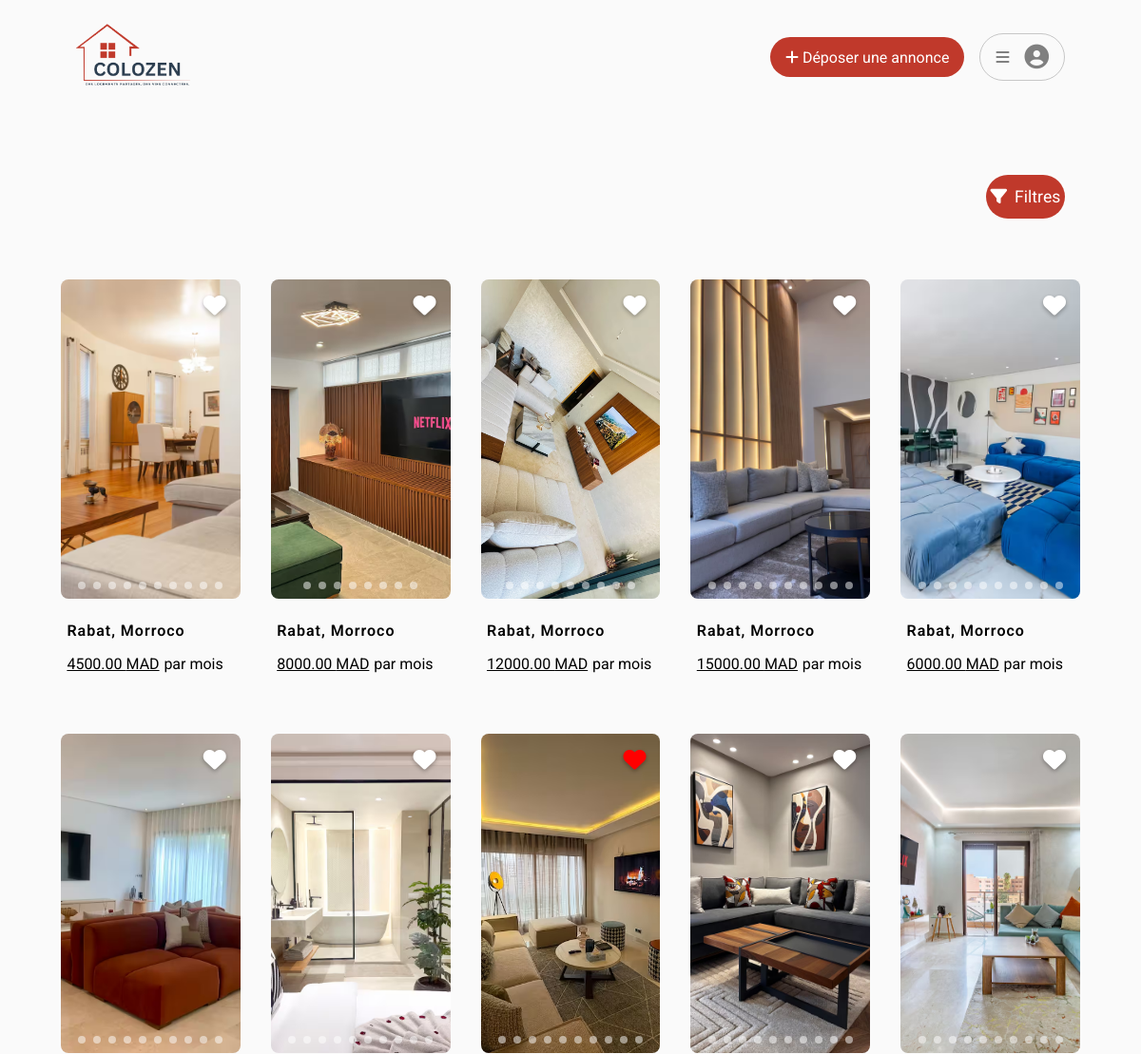
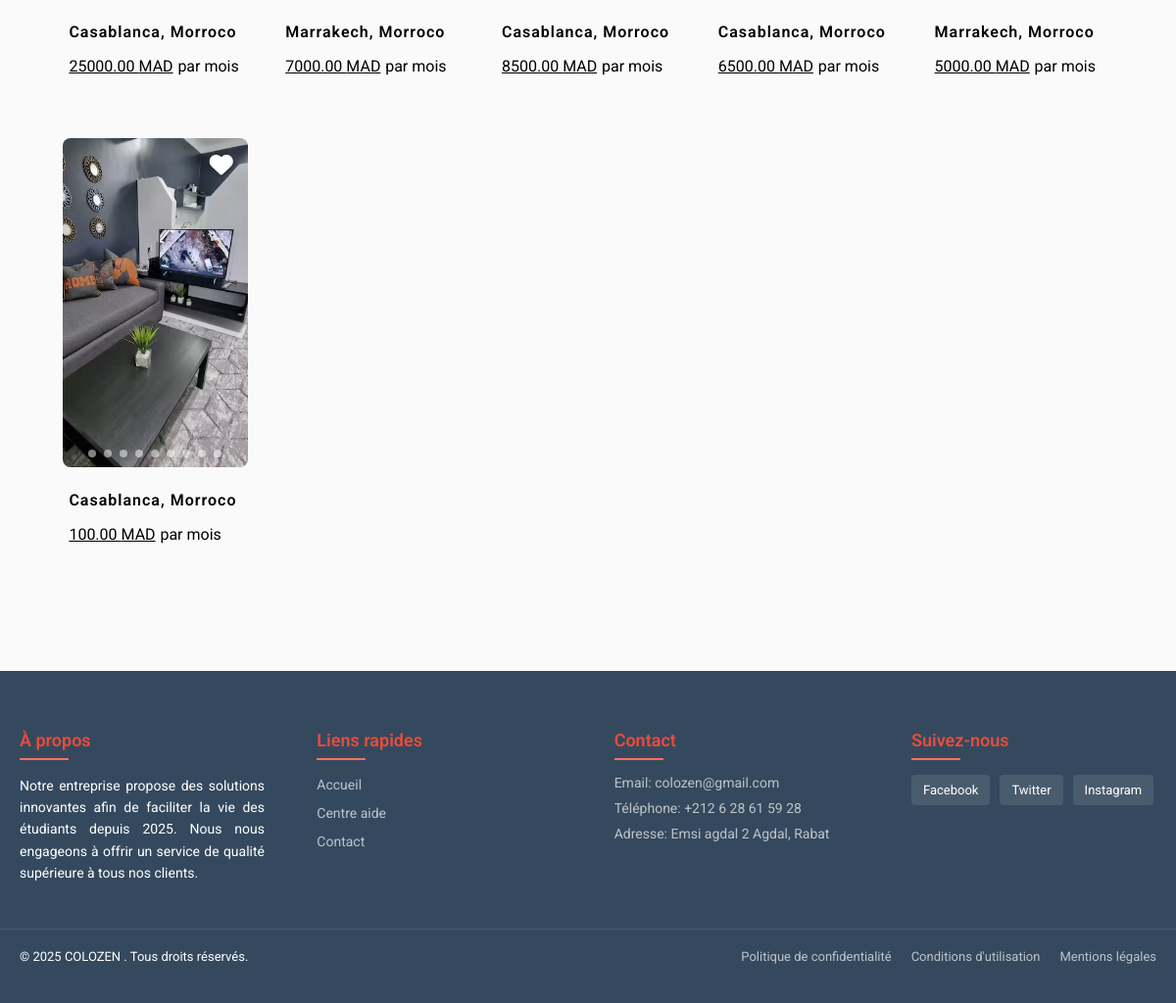
The page /app1/home/ (signed in) on the database its author committed (2 pictures, top to bottom).
### app1/models.py (models this page shows, shortened)
class ColocationPhoto(models.Model):
    offer = models.ForeignKey(ColocationOffer, on_delete=models.CASCADE, related_name='photos')
    image = models.ImageField(upload_to='colocation_photos/')

class ColocationOffer(models.Model):
    STATUS_TYPES = [
        ('Disponible', 'Disponible'),
        ('Refusé', 'Refusé'),
        ('En attente', 'En attente'),
        ('Fini', 'Fini'),
    ]
    owner = models.ForeignKey(CustomUser, on_delete=models.CASCADE, related_name="colocation_offers")
    house = models.ForeignKey(House, on_delete=models.CASCADE, null=True , blank=True , related_name="offers")
    nombre_personne = models.PositiveIntegerField(default=1)
    rent = models.DecimalField(max_digits=10, decimal_places=2)
    charges = models.DecimalField(max_digits=10, decimal_places=2)
    status = models.CharField(max_length=255, choices=STATUS_TYPES, default="En attente")
    autorisation = models.BooleanField(default=False)
    created_at = models.DateTimeField(auto_now_add=True)

class House(models.Model):
    PROPERTY_TYPES = [
        ('Appartement', 'Appartement'),
        ('Maison', 'Maison'),
        ('Studio', 'Studio'),
        ('Loft', 'Loft'),
        ('Chambre', 'Chambre'),
        ('Autre', 'Autre'),
    ]
    FURNISHED_CHOICES = [
        ('Meublé', 'Meublé'),
        ('Non meublé', 'Non meublé'),
    ]
    owner = models.ForeignKey(CustomUser, on_delete=models.CASCADE, related_name="houses")
    title = models.CharField(max_length=255)
    description = models.TextField()
    property_type = models.CharField(max_length=255, choices=PROPERTY_TYPES)
    furnished = models.CharField(max_length=255, choices=FURNISHED_CHOICES)
    surface = models.PositiveIntegerField()
    rooms = models.PositiveIntegerField()
    bedrooms = models.PositiveIntegerField()
    address = models.CharField(max_length=255)
    city = models.ForeignKey(City, on_delete=models.CASCADE)
    code_postal = models.BigIntegerField(blank=True, null=True)
    region = models.CharField(max_length=255, null=True, blank=True)
    location_name = models.CharField(max_length=255, default="Location undefined")
    parking = models.BooleanField(default=False)
    elevator = models.BooleanField(default=False)
    balcony = models.BooleanField(default=False)
    heating = models.BooleanField(default=False)
    ac = models.BooleanField(default=False)
    garden = models.BooleanField(default=False)

class City(models.Model):
    name = models.CharField(max_length=100,blank=True,null=True)
    region = models.CharField(max_length=100,blank=True,null=True)
    postal_code = models.CharField(max_length=10, blank=True, null=True)
    def __str__(self):
        return self.name

### app1/views.py (the view)
# urls.py: path('home/',Home_Page,name="homepage"),
@login_required(login_url='/app1/login/')
def Home_Page(request):
    annonces = ColocationOffer.objects.filter(status = "Disponible")
    count = Notification.objects.filter(destinataire = request.user , is_read = False ).count()
    liked_offer = Like_Offer.objects.filter(user = request.user,offer__status = "Disponible").values_list('offer',flat=True)
    return render(request,'pages/home/home.html',{"annonces":annonces , "liked_offer" : liked_offer,"active":0,"count":count})

### templates/pages/home/home.html (shortened to what this page needs)
{% extends "../../main/main.html" %}
{% load static %}
{% block header %}
    <link rel="stylesheet" href="{% static "css/pages/home/home.css" %}">
{% endblock header %}
{% block content %}
    <div class="global">
        <div class="option">
            <button class="filtres"><i class="fa-solid fa-filter"></i><span>Filtres</span></button>
        </div>
        <div class="offres">
            {% if annonces %}
            {% for annonce in annonces %}
                <div class="offre">
                    <div class="carousel-container">
                        <div class="carousel-track" id="carousel-{{ annonce.id }}">
                            {% for photo in annonce.photos.all %}
                            <div class="carousel-slide">
                                <a href="{% url 'annonce_page' annonce.id %}">
                                    <img src="{{ photo.image.url }}" alt="Photo de l'annonce {{ annonce.id }}">
                                </a>
                            </div>
                            {% endfor %}
                        </div>
                        <div class="carousel-nav">
                            {% for photo in annonce.photos.all %}
                            <div class="carousel-dot"
                                 data-carousel="carousel-{{ annonce.id }}"
                                 data-index="{{ forloop.counter0 }}"></div>
                            {% endfor %}
                        </div>
                    {% if request.user.status != "Admin" %}
                        <a href="{% url 'favoriteoffer' annonce.id request.user.username %}" class="favorite-heart">
                            <i style="{% if annonce.id in liked_offer %}color:red;{% endif %}" class="fa-solid fa-heart"></i>
                        </a>
                    {% endif %}
                    </div>
                    <a href="{% url 'annonce_page' annonce.id %}" style="text-decoration:none;color:black;">
                        <div class="info">
                            <p class="ville">{{annonce.house.city}}, Morroco</p>
                            <div class="price">
                                <p class="prix">{{annonce.rent}} MAD</p>
                                <p>par mois</p>
                            </div>
                        </div>
                    </a>
                </div>
            {% endfor %}
            {% endif %}
        </div>
    </div>
{% endblock content %}

### app1/static/css/main/main.css (style rules this page uses)
* { border: none; outline: none; box-sizing: border-box; padding: 0; margin: 0; font-family: "Roboto", sans-serif; }
body { background-color: #FAFAFA; position: relative; min-height: 100vh; }

### app1/static/css/pages/home/home.css (style rules this page uses)
:root { --color-primary: #C0392B; --color-accent: #E74C3C; --color-background: #FDFEFE; --color-text: #2C3E50; --color-cta: #FF6F61; --color-secondary: #BDC3C7; --color-white: #FFFFFF; --color-border: #BDC3C7; }
.global .option { margin-top: 1rem; padding: 3rem 5rem 0rem 5rem; display: flex; justify-content: flex-end; align-items: center; gap: .5rem; }
.global .option button { font-size: 1.1rem; width: 8%; padding: .8rem 0rem; display: flex; justify-content: center; align-items: center; gap: .5rem; color: var(--color-white); background-color: var(--color-primary); transition: 1s all ease ; border-radius: 25px; cursor: pointer; }
.global .offres { display: grid; grid-template-columns: repeat(5,1fr); padding: 4rem; gap: 3rem 2rem; }
.global .offres .offre { min-height: 430px; max-height: 430px; border-radius: 25px; display: flex; flex-direction: column; border-radius: 25px; cursor: pointer; }
.global .offres .offre .info { padding: 1rem 0.4rem; display: flex; justify-content: space-evenly; flex-direction: column; height: 20%; gap: .5rem; margin-top: .5rem; }
.global .offres .offre .info .ville { font-weight: 600; letter-spacing: 1px; }
.global .offres .offre .info .price { display: flex; gap: .3rem; }
.global .offres .offre .info .price .prix { text-decoration: underline; }
.carousel-container { position: relative; width: 100%; height: 100%; overflow: hidden; border-radius: 8px; }
.carousel-track { display: flex; height: 100%; scroll-snap-type: x mandatory; overflow-x: auto; scroll-behavior: smooth; -webkit-overflow-scrolling: touch; }
.carousel-slide { flex: 0 0 100%; scroll-snap-align: start; position: relative; }
.carousel-slide img { width: 100%; height: 100%; object-fit: cover; }
.carousel-nav { position: absolute; bottom: 10px; left: 0; right: 0; display: flex; justify-content: center; gap: 8px; z-index: 2; }
.carousel-dot { width: 8px; height: 8px; border-radius: 50%; background: rgba(255,255,255,0.5); cursor: pointer; transition: background 0.3s; }
.favorite-heart { position: absolute; top: 15px; right: 15px; z-index: 10; color: white; font-size: 1.5rem; text-shadow: 0 2px 4px rgba(0,0,0,0.3); }

### app1/static/css/layouts/nav.css (style rules this page uses)
:root { --color-primary: #C0392B; --color-accent: #E74C3C; --color-background: #FDFEFE; --color-text: #2C3E50; --color-cta: #FF6F61; --color-secondary: #BDC3C7; --color-white: #FFFFFF; }

### app1/static/css/layouts/footer.css (style rules this page uses)
:root { --color-primary: #C0392B; --color-accent: #E74C3C; --color-background: #FDFEFE; --color-text: #2C3E50; --color-cta: #FF6F61; --color-secondary: #BDC3C7; --color-white: #FFFFFF; --color-footer-bg: #34495E; }

### rows shown on the page
ColocationOffer: house.city "Rabat", rent "4500.00"
ColocationPhoto: image (picture)
ColocationOffer: house.city "Rabat", rent "8000.00"
ColocationPhoto: image (picture)
ColocationOffer: house.city "Rabat", rent "12000.00"
ColocationPhoto: image (picture)
ColocationOffer: house.city "Rabat", rent "15000.00"
ColocationPhoto: image (picture)
ColocationOffer: house.city "Rabat", rent "6000.00"
ColocationPhoto: image (picture)
ColocationOffer: house.city "Casablanca", rent "25000.00"
ColocationPhoto: image (picture)
ColocationOffer: house.city "Marrakech", rent "7000.00"
ColocationPhoto: image (picture)
ColocationOffer: house.city "Casablanca", rent "8500.00"
ColocationPhoto: image (picture)
ColocationOffer: house.city "Casablanca", rent "6500.00"
ColocationPhoto: image (picture)
ColocationOffer: house.city "Marrakech", rent "5000.00"
ColocationPhoto: image (picture)
ColocationOffer: house.city "Casablanca", rent "100.00"
ColocationPhoto: image (picture)
